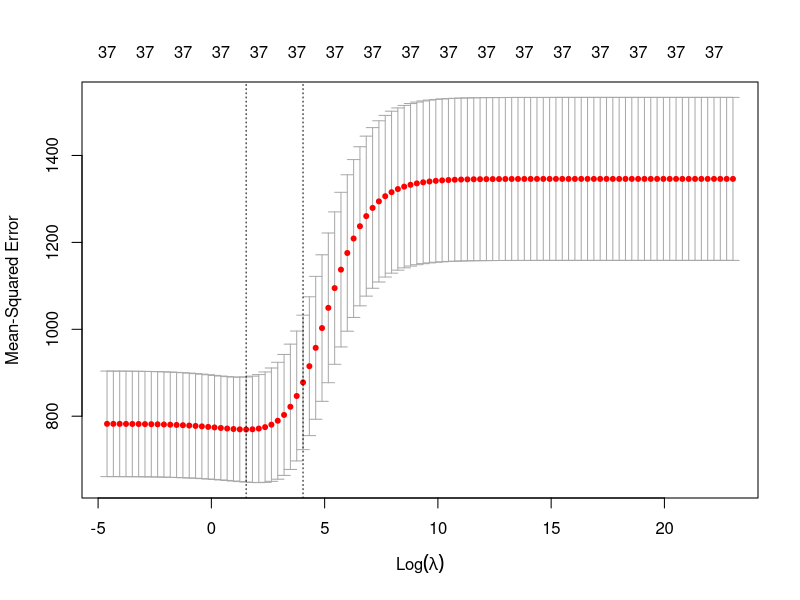

The R script that drew this image: (Note: this script raises an error after producing the figure.)
## ---- chunk 1
knitr::opts_chunk$set(echo = TRUE)
## ---- chunk 2
salary1 = read.csv("ds_salary_data.csv",header=TRUE)

region_key <- data.frame(state.abb, state.region)
salary1$state.abb <- as.factor(salary1$Job.Location)
salary<- merge(salary1,region_key, by = "state.abb")
salary<- salary[,-c(1,2,4,7,9,11,12)] 
salary$Size <- as.factor(salary$Size)
salary$Type.of.ownership<- as.factor(salary$Type.of.ownership)
salary$Sector <- as.factor(salary$Sector)
salary$Hourly <- as.factor(salary$Hourly)
salary$Python <- as.factor(salary$Python)
salary$excel <- as.factor(salary$excel)
salary$sql <- as.factor(salary$sql)
salary$sas <- as.factor(salary$sas)
salary$tableau <- as.factor(salary$tableau)
salary$job_title_sim <- as.factor(salary$job_title_sim)
salary$Degree <- as.factor(salary$Degree)

str(salary)
## ---- chunk 3
salary1 <- read.csv(file = 'ds_salary_data.csv')
region_key <- data.frame(state.abb, state.region)
salary1$state.abb <- as.factor(salary1$Job.Location)
salary<- merge(salary1,region_key, by = "state.abb")
salary<- salary[,-c(1,2,4,7,9,11,12)] 
salary$Size <- as.factor(salary$Size)
salary$Type.of.ownership<- as.factor(salary$Type.of.ownership)
salary$Sector <- as.factor(salary$Sector)
salary$Hourly <- as.factor(salary$Hourly)
salary$Python <- as.factor(salary$Python)
salary$excel <- as.factor(salary$excel)
salary$sql <- as.factor(salary$sql)
salary$sas <- as.factor(salary$sas)
salary$aws <- as.factor(salary$aws)
salary$tableau <- as.factor(salary$tableau)
salary$job_title_sim <- as.factor(salary$job_title_sim)
salary$Degree <- as.factor(salary$Degree)
salary<- salary[,-c(4)] 
str(salary)
## ---- chunk 4
library(glmnet)
x = model.matrix(Avg.Salary.K.~.,data=salary)[,-5] 
#the [,-1] removes the intercept term. 
Y = salary$Avg.Salary.K.
## glmnet() has an alpha argument that determines what type of model is fit. 
## If alpha = 0, then a ridge regression model is fit. 
## If alpha = 1, then a lasso model is fit. 
## First choose a range of lambda values: 
grid = 10^seq(10,-2,length=100)
ridge_model = glmnet(x,Y,alpha=0, lambda=grid)
## ---- chunk 5
### split into training and testing
set.seed(13)
train = sample(1:nrow(x), nrow(x)/2)
test =(-train)
Y.test = Y[test]
ridge.train = glmnet(x[train,],Y[train],alpha=0,lambda=grid)
### select an optimal lambda 
set.seed(13)
cv.out = cv.glmnet(x[train,],Y[train],alpha = 0, lambda = grid) 
#default performs 10-fold CV, but you can change this using the argument `nfolds` 
plot(cv.out)
bestlambdaR = cv.out$lambda.min
bestlambdaR
## what is the test MSE associated with this value of lambda? 
### glmnet() has its own predict() function! This is different than the predict() 
## we are use to using, so the syntax is slightly different. 
ridge.pred = predict(ridge.train,s=bestlambdaR,newx=x[test,])
mean((ridge.pred-Y.test)^2)
## We can refit the ridge regression model on the full data set, using the value 
## of lambda chosen by cross-validation: 
final = glmnet(x,Y,alpha=0,lambda = bestlambdaR)
coef(final)
## ---- chunk 6
bestlambdaR2.2=cv.out$lambda.1se
bestlambdaR2.2
which(grid==bestlambdaR2.2)
ridge.train$lambda[68]
coef(ridge.train)[,68]
ridge.pred2 = predict(ridge.train,s=bestlambdaR2.2,newx=x[test,])
mean((ridge.pred2-Y.test)^2)
final.ridge = glmnet(x,Y,alpha=1,lambda=bestlambda2.2)
## ---- chunk 7
cv.out.lasso = cv.glmnet(x[train,],Y[train],alpha = 1, lambda = grid) 
#default performs 10-fold CV, but you can change this using the argument `nfolds` 
plot(cv.out.lasso)
bestlambda2 = cv.out.lasso$lambda.min
bestlambda2
lasso.train = glmnet(x[train,],Y[train],alpha=1,lambda=grid)
which(grid==bestlambda2)
lasso.train$lambda[88]
coef(lasso.train)[,88]
lasso.pred = predict(lasso.train,s=bestlambda2,newx=x[test,])
mean((lasso.pred-Y.test)^2)
final.lasso = glmnet(x,Y,alpha=1,lambda=bestlambda2)
coef(final.lasso)
## ---- chunk 8
## Taken absolute of value and sorted 
matrix_coefA<-(abs(coef(final.lasso)))
my_estimatesA <- matrix_coefA[ , 1]                     
sort(my_estimatesA)[87:96]
matrix_coef<-(coef(final.lasso))
my_estimates <- matrix_coef[ , 1]                    
Pos<-sort(my_estimates)[92:96]
Neg<-sort(my_estimates)[0:5]
## Extremes from both ends
Pos
Neg
coef(final.lasso)
## ---- chunk 9
bestlambda2.2=cv.out.lasso$lambda.1se
bestlambda2.2
which(grid==bestlambda2.2)
lasso.train$lambda[79]
coef(lasso.train)[,79]
lasso.pred2 = predict(lasso.train,s=bestlambda2.2,newx=x[test,])
mean((lasso.pred2-Y.test)^2)
final.lasso2 = glmnet(x,Y,alpha=1,lambda=bestlambda2.2)
## ---- chunk 10
m1<-lm(log(Avg.Salary.K.)~., data=salary)
plot(m1)
summary(m1)
library(leaps)
# we can also use regsubsets() to perform backward/forward stepwise selection 
regfit.fwd = regsubsets(Avg.Salary.K.~.,data=salary,nvmax=100, method="forward")
regfit.fwd.sum = summary(regfit.fwd)
names(regfit.fwd.sum)
n = dim(salary)[1]
p = rowSums(regfit.fwd.sum$which) #number of predictors + intercept in the model 
adjr2 = regfit.fwd.sum$adjr2
cp = regfit.fwd.sum$cp
rss = regfit.fwd.sum$rss
AIC = n*log(rss/n) + 2*(p)
BIC = n*log(rss/n) + (p)*log(n)
which.min(BIC)
which.min(AIC)
which.min(cp)
which.max(adjr2)
coef(regfit.fwd,31)
## ---- chunk 11
model = lm(Avg.Salary.K.~.,data=salary)
summary(model)
str(salary)
Xh = data.frame(Rating=3.8, state.region = "West", Size = "10000+", Type.of.ownership="Government",Competitors = "-1", Hourly = "0", Age = 40, Python = "1", excel = "1", sql = "1", sas = "0", aws = "1", tableau = "0", job_title_sim = "data scientist", Degree = "P")

predict(model,newdata=Xh,interval='prediction',level=0.95)

Xh2 = data.frame(Rating=4.5, state.region = "Northeast", Size = "501 - 1000", Type.of.ownership="Company - Public",Competitors = "-1", Hourly = "0", Age = 10, Python = "0", excel = "0", sql = "0", sas = "0", aws = "0", tableau = "0", job_title_sim = "analyst", Degree = "na")

predict(model,newdata=Xh2,interval='prediction',level=0.95)
## ---- chunk 12
set.seed(1)
trainIndex = sample(1:731,731/2,rep = FALSE)

traindata = salary[trainIndex,]
testdata = salary[-trainIndex,]

trainingModel = lm(Avg.Salary.K.~.,data=traindata)

MSE_train = mean((traindata$Avg.Salary.K. - trainingModel$fitted.values)^2)
MSE_train

predictedValues = predict(trainingModel,testdata)
MSE_test = mean((testdata$Avg.Salary.K. - predictedValues)^2)
MSE_test
